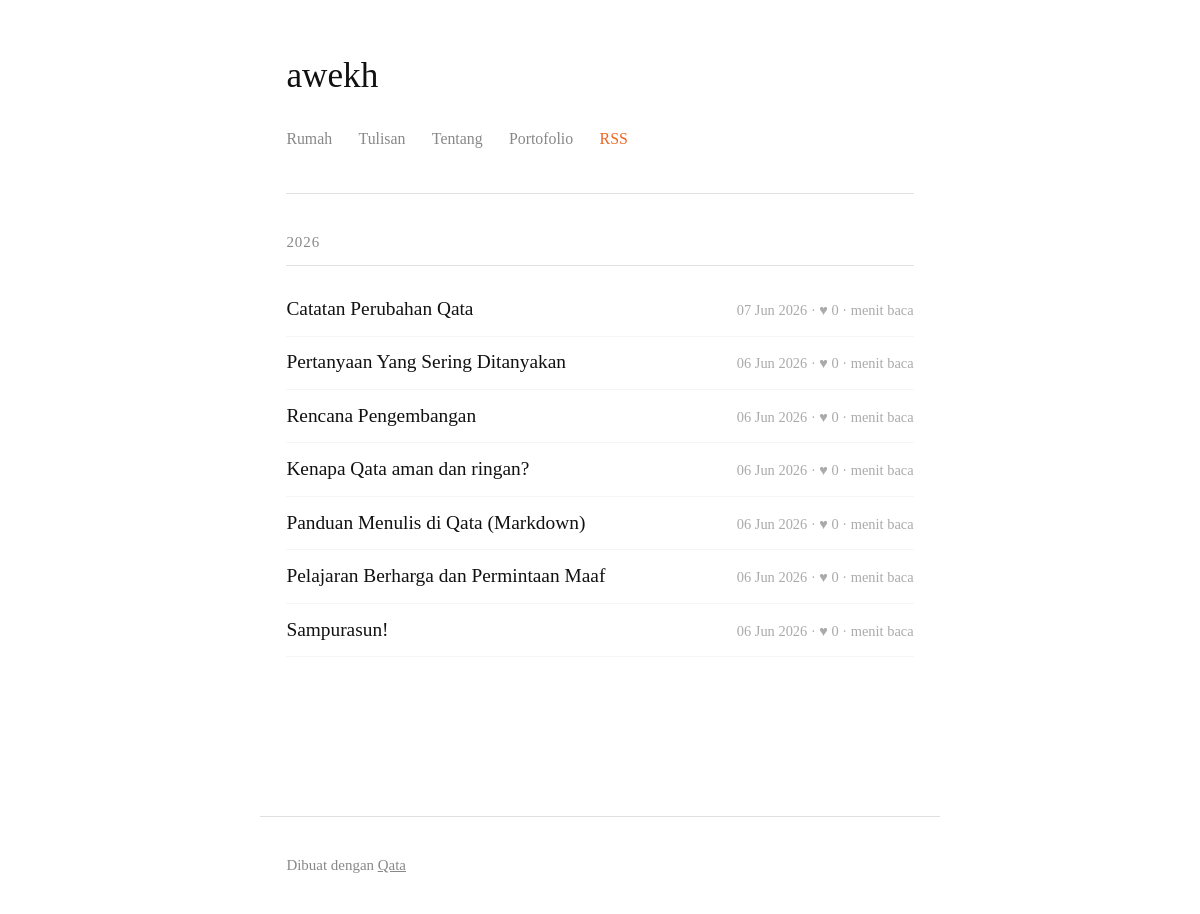
The app's page /awekh/tulisan with its own data.
### tables this page shows
CREATE TABLE users (
            id INTEGER PRIMARY KEY AUTOINCREMENT,
            username TEXT UNIQUE NOT NULL,
            email TEXT UNIQUE NOT NULL,
            password TEXT NOT NULL,
            display_name TEXT,
            bio TEXT,
            website TEXT,
            twitter TEXT,
            instagram TEXT,
            is_admin INTEGER DEFAULT 0,
            is_active INTEGER DEFAULT 1,
            created_at TIMESTAMP DEFAULT CURRENT_TIMESTAMP
        );

CREATE TABLE pages (
            id INTEGER PRIMARY KEY AUTOINCREMENT,
            user_id INTEGER NOT NULL,
            type TEXT NOT NULL,
            slug TEXT,
            title TEXT NOT NULL,
            content TEXT NOT NULL,
            content_html TEXT,
            created_at TIMESTAMP DEFAULT CURRENT_TIMESTAMP,
            updated_at TIMESTAMP DEFAULT CURRENT_TIMESTAMP,
            FOREIGN KEY (user_id) REFERENCES users (id),
            UNIQUE(user_id, type),
            UNIQUE(user_id, slug)
        );

CREATE TABLE posts (
            id INTEGER PRIMARY KEY AUTOINCREMENT,
            user_id INTEGER NOT NULL,
            title TEXT NOT NULL,
            slug TEXT NOT NULL,
            content TEXT NOT NULL,
            content_html TEXT,
            status TEXT DEFAULT 'draft',
            created_at TIMESTAMP DEFAULT CURRENT_TIMESTAMP,
            updated_at TIMESTAMP DEFAULT CURRENT_TIMESTAMP,
            FOREIGN KEY (user_id) REFERENCES users (id),
            UNIQUE(user_id, slug)
        );

### public.py (the view)
@public_bp.route('/<username>/tulisan')
def user_archive(username):
    db = get_db()
    user = db.execute(
        'SELECT * FROM users WHERE username = ? AND is_active = 1',
        (username,)
    ).fetchone()
    if user is None:
        abort(404)
    posts = db.execute(
        '''SELECT p.*, COUNT(DISTINCT l.id) as like_count
           FROM posts p
           LEFT JOIN likes l ON p.id = l.post_id
           WHERE p.user_id = ? AND p.status = 'published'
           GROUP BY p.id
           ORDER BY p.created_at DESC''',
        (user['id'],)
    ).fetchall()
    archive = {}
    for post in posts:
        year = str(post['created_at'])[:4]
        if year not in archive:
            archive[year] = []
        archive[year].append(post)
    archive = dict(sorted(archive.items(), reverse=True))
    custom_pages = db.execute(
        'SELECT * FROM pages WHERE user_id = ? AND type = ?',
        (user['id'], 'custom')
    ).fetchall()
    return render_template('public/archive.html',
                           user=user,
                           archive=archive,
                           custom_pages=custom_pages)

### app.py (called while the page is built)
@app.template_filter('waktu_relatif')
def format_waktu_relatif(value):
    if value is None:
        return ''
    from datetime import datetime
    try:
        if hasattr(value, 'strftime'):
            dt = value
        else:
            s = str(value)
            dt = datetime.strptime(s[:19], '%Y-%m-%d %H:%M:%S')
    except Exception:
        return str(value)[:10]
    now = datetime.now()
    diff = now - dt
    detik = diff.total_seconds()
    if detik < 60:
        return 'Baru saja'
    elif detik < 3600:
        menit = int(detik // 60)
        return f'{menit} menit yang lalu'
    elif detik < 86400:
        jam = int(detik // 3600)
        return f'{jam} jam yang lalu'
    elif detik < 604800:
        hari = int(detik // 86400)
        return f'{hari} hari yang lalu'
    else:
        return dt.strftime('%d %b %Y')

### database.py (called while the page is built)
def get_db():
    if 'db' not in g:
        g.db = sqlite3.connect(
            current_app.config['DATABASE']
        )
        g.db.text_factory = lambda b: b.decode('utf-8', errors='replace')
        g.db.row_factory = sqlite3.Row
        g.db.execute("PRAGMA journal_mode=WAL")
    return g.db

### templates/public/archive.html (shortened to what this page needs)
{% extends 'base.html' %}
{% block content %}
<div class="blog-header">
    <h1>{{ user['display_name'] }}</h1>
    <div class="blog-nav">
        <a href="{{ url_for('public.user_blog', username=user['username']) }}">Rumah</a>
        <a href="{{ url_for('public.user_archive', username=user['username']) }}">Tulisan</a>
        <a href="{{ url_for('public.user_about', username=user['username']) }}">Tentang</a>
        {% for cp in custom_pages %}
        <a href="{{ url_for('public.user_page', username=user['username'], slug=cp['slug']) }}">{{ cp['title'] }}</a>
        {% endfor %}
        <a href="{{ url_for('public.user_rss', username=user['username']) }}" class="rss-link">RSS</a>
    </div>
</div>
<section class="archive">
    {% if archive %}
        {% for year, posts in archive.items() %}
        <div class="archive-year">
            <h2 class="archive-year-title">{{ year }}</h2>
            {% for post in posts %}
            <article class="archive-item">
                <a href="{{ url_for('public.post_detail', username=user['username'], slug=post['slug']) }}">
                    {{ post['title'] }}
                </a>
                <span class="archive-meta">
    {{ post['created_at'] | waktu_relatif }}
    <span>&middot;</span>
    ♥ {{ post['like_count'] }}
    <span>&middot;</span>
    {{ post['reading_time'] }} menit baca
</span>
            </article>
            {% endfor %}
        </div>
        {% endfor %}
    {% else %}
        <p class="empty-state">Belum ada tulisan yang diterbitkan.</p>
    {% endif %}
</section>
{% endblock %}

### static/style.css (style rules this page uses)
*, *::before, *::after { box-sizing: border-box; margin: 0; padding: 0; }
html, body { background: #fff; color: #111; font-family: 'Georgia', serif; font-size: 1.1rem; line-height: 1.8; }
a { color: #111; text-decoration: none; }
.blog-header { padding-bottom: 2rem; margin-bottom: 2rem; border-bottom: 1px solid #e0e0e0; }
.blog-header h1 { font-size: 2rem; margin-bottom: 0.5rem; font-weight: normal; }
.blog-nav { margin-top: 1rem; display: flex; gap: 1.5rem; font-size: 0.9rem; }
.blog-nav a { color: #888; border-bottom: 2px solid transparent; padding-bottom: 2px; }
.rss-link { color: #f26522 !important; }
.archive { margin-top: 1rem; }
.archive-year { margin-bottom: 2.5rem; }
.archive-year-title { font-size: 0.85rem; color: #888; text-transform: uppercase; letter-spacing: 1px; margin-bottom: 1rem; font-weight: normal; border-bottom: 1px solid #e0e0e0; padding-bottom: 0.5rem; }
.archive-item { display: flex; justify-content: space-between; align-items: baseline; padding: 0.5rem 0; border-bottom: 1px solid #f5f5f5; gap: 1rem; }
.archive-item a { color: #111; flex: 1; }
.archive-meta { font-size: 0.82rem; color: #aaa; white-space: nowrap; }

### records on screen
users: display_name "awekh"
pages: title "Portofolio"
posts: title "Catatan Perubahan Qata", created_at|waktu_relatif "07 Jun 2026", like_count "0"
posts: title "Pertanyaan Yang Sering Ditanyakan", created_at|waktu_relatif "06 Jun 2026", like_count "0"
posts: title "Rencana Pengembangan", created_at|waktu_relatif "06 Jun 2026", like_count "0"
posts: title "Kenapa Qata aman dan ringan?", created_at|waktu_relatif "06 Jun 2026", like_count "0"
posts: title "Panduan Menulis di Qata (Markdown)", created_at|waktu_relatif "06 Jun 2026", like_count "0"
posts: title "Pelajaran Berharga dan Permintaan Maaf", created_at|waktu_relatif "06 Jun 2026", like_count "0"
posts: title "Sampurasun!", created_at|waktu_relatif "06 Jun 2026", like_count "0"

### other values on screen
{{ year }} "2026"
